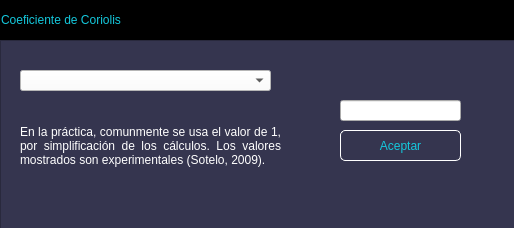
<?xml version="1.0" encoding="UTF-8"?>
<ui version="4.0">
 <class>MainWindow</class>
 <widget class="QMainWindow" name="MainWindow">
  <property name="geometry">
   <rect>
    <x>0</x>
    <y>0</y>
    <width>514</width>
    <height>228</height>
   </rect>
  </property>
  <property name="windowTitle">
   <string>MainWindow</string>
  </property>
  <widget class="QWidget" name="centralwidget">
   <widget class="QFrame" name="frame_superior">
    <property name="geometry">
     <rect>
      <x>0</x>
      <y>0</y>
      <width>521</width>
      <height>40</height>
     </rect>
    </property>
    <property name="maximumSize">
     <size>
      <width>16777215</width>
      <height>40</height>
     </size>
    </property>
    <property name="styleSheet">
     <string notr="true">QFrame{
background-color:rgb(0, 0, 0);
}

QPushButton{
background-color: #000000ff;
border-radius:20px;
}

QPushButton:hover{
background-color:rgb(53, 53, 79);
border-radius:20px;
}</string>
    </property>
    <property name="frameShape">
     <enum>QFrame::StyledPanel</enum>
    </property>
    <property name="frameShadow">
     <enum>QFrame::Raised</enum>
    </property>
    <layout class="QHBoxLayout" name="horizontalLayout_3">
     <property name="spacing">
      <number>0</number>
     </property>
     <property name="leftMargin">
      <number>0</number>
     </property>
     <property name="topMargin">
      <number>0</number>
     </property>
     <property name="rightMargin">
      <number>0</number>
     </property>
     <property name="bottomMargin">
      <number>0</number>
     </property>
     <item>
      <widget class="QLabel" name="label_3">
       <property name="styleSheet">
        <string notr="true">font:87 12pt&quot;Arial Black&quot;;
color:rgb(20,200,220);</string>
       </property>
       <property name="text">
        <string>Coeficiente de Coriolis</string>
       </property>
      </widget>
     </item>
     <item>
      <spacer name="horizontalSpacer_3">
       <property name="orientation">
        <enum>Qt::Horizontal</enum>
       </property>
       <property name="sizeHint" stdset="0">
        <size>
         <width>409</width>
         <height>20</height>
        </size>
       </property>
      </spacer>
     </item>
     <item>
      <widget class="QPushButton" name="bt_minimizar_2">
       <property name="minimumSize">
        <size>
         <width>40</width>
         <height>40</height>
        </size>
       </property>
       <property name="text">
        <string/>
       </property>
       <property name="icon">
        <iconset>
         <normaloff>Imágenes/minimizar.png</normaloff>Imágenes/minimizar.png</iconset>
       </property>
       <property name="iconSize">
        <size>
         <width>30</width>
         <height>30</height>
        </size>
       </property>
      </widget>
     </item>
     <item>
      <widget class="QPushButton" name="bt_cerrar_2">
       <property name="minimumSize">
        <size>
         <width>40</width>
         <height>40</height>
        </size>
       </property>
       <property name="text">
        <string/>
       </property>
       <property name="icon">
        <iconset>
         <normaloff>Imágenes/cerrar2.png</normaloff>Imágenes/cerrar2.png</iconset>
       </property>
       <property name="iconSize">
        <size>
         <width>30</width>
         <height>30</height>
        </size>
       </property>
      </widget>
     </item>
    </layout>
   </widget>
   <widget class="QFrame" name="frame_2">
    <property name="geometry">
     <rect>
      <x>0</x>
      <y>40</y>
      <width>521</width>
      <height>261</height>
     </rect>
    </property>
    <property name="styleSheet">
     <string notr="true">QFrame{
background-color:rgb(53,53,79);
}

QPushButton{
font:87 12pt&quot;Arial Black&quot;;
background-color:#000000ff;
color:rgb(20,200,220);
border-radius:5px;
border:1px solid white;
}


QPushButton:hover{
background-color:black;
}</string>
    </property>
    <property name="frameShape">
     <enum>QFrame::StyledPanel</enum>
    </property>
    <property name="frameShadow">
     <enum>QFrame::Raised</enum>
    </property>
    <widget class="QComboBox" name="Tipo">
     <property name="geometry">
      <rect>
       <x>20</x>
       <y>30</y>
       <width>251</width>
       <height>21</height>
      </rect>
     </property>
     <property name="styleSheet">
      <string notr="true">background-color:rgb(255,255,255);</string>
     </property>
    </widget>
    <widget class="QPushButton" name="Aceptar">
     <property name="geometry">
      <rect>
       <x>340</x>
       <y>90</y>
       <width>121</width>
       <height>31</height>
      </rect>
     </property>
     <property name="text">
      <string>Aceptar</string>
     </property>
    </widget>
    <widget class="QLineEdit" name="Coeficiente">
     <property name="geometry">
      <rect>
       <x>340</x>
       <y>60</y>
       <width>121</width>
       <height>21</height>
      </rect>
     </property>
    </widget>
    <widget class="QLabel" name="label_18">
     <property name="geometry">
      <rect>
       <x>20</x>
       <y>70</y>
       <width>261</width>
       <height>71</height>
      </rect>
     </property>
     <property name="styleSheet">
      <string notr="true">font:87 10pt&quot;Arial Black&quot;;
color:rgb(255,255,255);</string>
     </property>
     <property name="text">
      <string>En la práctica, comunmente se usa el valor de 1, por simplificación de los cálculos. Los valores mostrados son experimentales (Sotelo, 2009).</string>
     </property>
     <property name="alignment">
      <set>Qt::AlignJustify|Qt::AlignVCenter</set>
     </property>
     <property name="wordWrap">
      <bool>true</bool>
     </property>
    </widget>
   </widget>
  </widget>
 </widget>
 <resources/>
 <connections/>
</ui>
